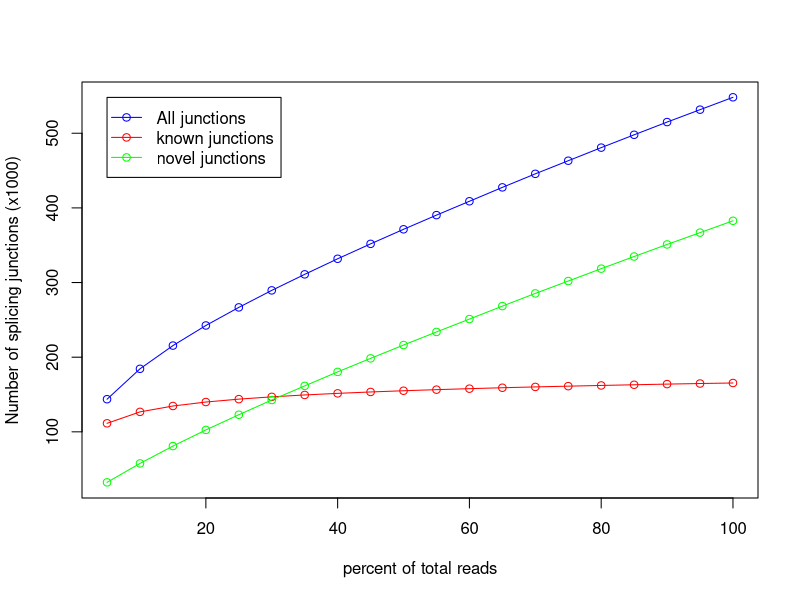

Reproduce this figure in R.
pdf('CF98439.junctionSaturation_plot.pdf')
x=c(5,10,15,20,25,30,35,40,45,50,55,60,65,70,75,80,85,90,95,100)
y=c(111401,126749,134608,139925,143807,146859,149407,151529,153402,155038,156503,157821,159063,160173,161189,162130,163057,163933,164713,165439)
z=c(143699,184419,215535,242476,266710,289498,310973,331831,351823,371312,390317,408878,427496,445622,463191,480731,497926,514966,531571,548164)
w=c(32298,57670,80927,102551,122903,142639,161566,180302,198421,216274,233814,251057,268433,285449,302002,318601,334869,351033,366858,382725)
m=max(165,548,382)
n=min(111,143,32)
plot(x,z/1000,xlab='percent of total reads',ylab='Number of splicing junctions (x1000)',type='o',col='blue',ylim=c(n,m))
points(x,y/1000,type='o',col='red')
points(x,w/1000,type='o',col='green')
legend(5,548, legend=c("All junctions","known junctions", "novel junctions"),col=c("blue","red","green"),lwd=1,pch=1)
dev.off()
